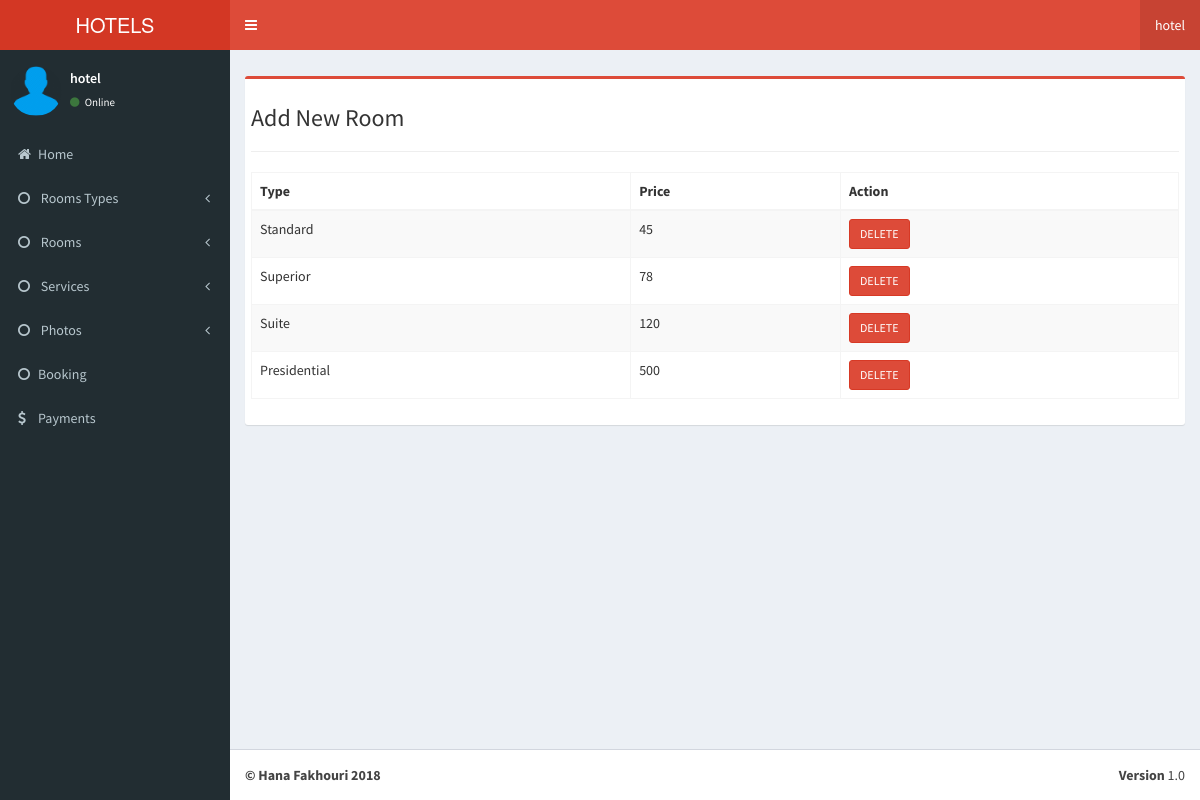
Page /hotel/admin/roomcat.php (signed in) on the committed database.
### tables this page shows
CREATE TABLE `types` (
  `id` int(11) NOT NULL,
  `hotel_id` int(11) NOT NULL,
  `type` varchar(255) NOT NULL,
  `price` int(11) NOT NULL
);

### hotel/admin/adminfunctions.php (called while the page is built, shortened)
<?php
$db = new DB();
$connection = $db->connection();
function getTypes()
{
    global $connection;
    $hotel_id = $_SESSION["hotel_id"];
    $query = "SELECT * FROM types WHERE hotel_id='$hotel_id'";
    $result = $connection->query($query);
    $types = array();
    while ($row = mysqli_fetch_array($result)) {
        $types[] = $row;
    }
    return $types;
}

### hotel/admin/roomcat.php (the view, shortened to what this page needs)
<?php
include 'adminfunctions.php';
include 'header.php';
$types = getTypes();
?>
    <div class="page-content-wrapper">
        <div class="page-content">
            <h3 class="page-title">Add New Room </h3>
            <hr>
            <div class="row">
                <div class="col-md-12">
                    <div class="portlet light bordered">
                        <div class="portlet-body">
                            <table class="table table-striped table-bordered table-hover" id="sample_1">
                                <thead>
                                    <tr>
                                        <th>Type</th>
                                        <th>Price</th>
                                        <th>Action</th>
                                    </tr>
                                </thead>
                                <tbody>
                                    <?php foreach ($types as $type) { ?>
                                        <tr>
                                            <form method="POST" action="admincontroller.php">
                                                <td>
                                                    <?php echo $type["type"] ?>
                                                </td>
                                                <td>
                                                    <?php echo $type["price"] ?>
                                                </td>
                                                <td>
                                                    <input type="submit" class="btn btn-danger btn-sm delete_button" onclick="return confirm('Are you sure you want to delete')" value="DELETE" />
                                                </td>
                                            </form>
                                        </tr>
                                        <?php }?>
                                </tbody>
                            </table>
                        </div>
                    </div>
                </div>
            </div>
        </div>
    </div>
    <?php include 'footer.php' ?>

### hotel/admin/css/charisma-app.css (style rules this page uses)
@media only screen and (min-width: 980px) { a, button, input[type=submit], input[type=button], .product-img { -webkit-transition: .5s; -moz-transition: .5s; -ms-transition: .5s; -o-transition: .5s; transition: .5s; } }

### rows in the picture
types: type "Standard", price "45"
types: type "Superior", price "78"
types: type "Suite", price "120"
types: type "Presidential", price "500"

### other values in the picture
$_SESSION["username"] "hotel"
